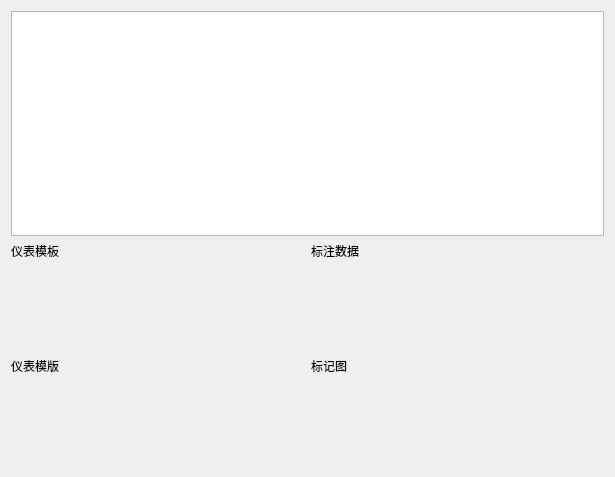
<?xml version="1.0" encoding="UTF-8"?>
<ui version="4.0">
 <class>Form</class>
 <widget class="QWidget" name="Form">
  <property name="geometry">
   <rect>
    <x>0</x>
    <y>0</y>
    <width>615</width>
    <height>477</height>
   </rect>
  </property>
  <property name="windowTitle">
   <string>Form</string>
  </property>
  <layout class="QGridLayout" name="gridLayout">
   <item row="0" column="0" colspan="2">
    <widget class="QTableWidget" name="tableWidgetTemplateList"/>
   </item>
   <item row="1" column="0">
    <widget class="QLabel" name="lblTemplateModule">
     <property name="text">
      <string>仪表模板</string>
     </property>
    </widget>
   </item>
   <item row="1" column="1">
    <widget class="QLabel" name="lblTemplateData">
     <property name="text">
      <string>标注数据</string>
     </property>
    </widget>
   </item>
   <item row="2" column="0">
    <widget class="QLabel" name="lblTemplateShow">
     <property name="minimumSize">
      <size>
       <width>0</width>
       <height>200</height>
      </size>
     </property>
     <property name="text">
      <string>仪表模版</string>
     </property>
    </widget>
   </item>
   <item row="2" column="1">
    <widget class="QLabel" name="lblTemplateMarkShow">
     <property name="text">
      <string>标记图</string>
     </property>
    </widget>
   </item>
  </layout>
 </widget>
 <resources/>
 <connections/>
</ui>
